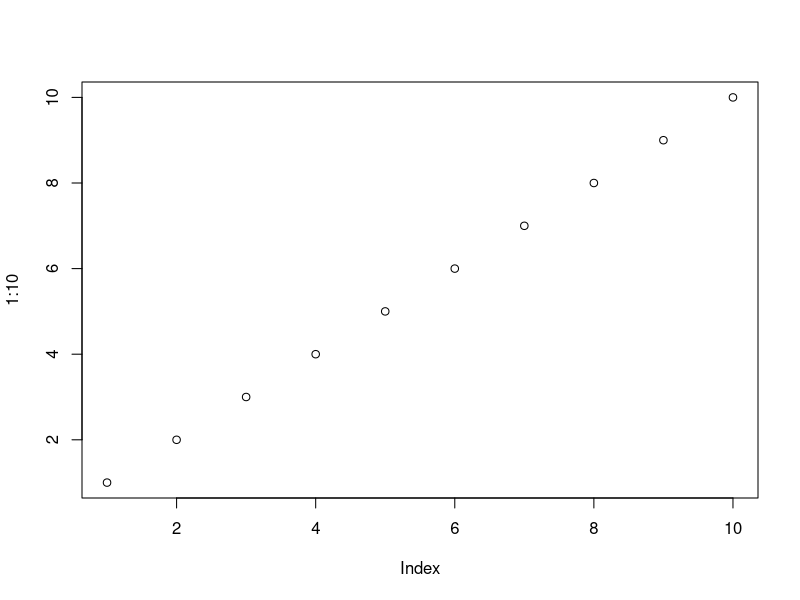
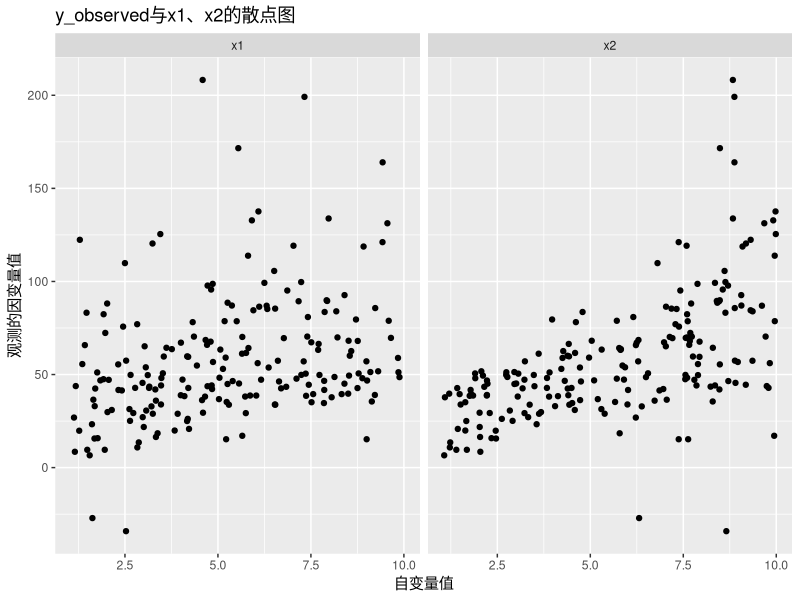
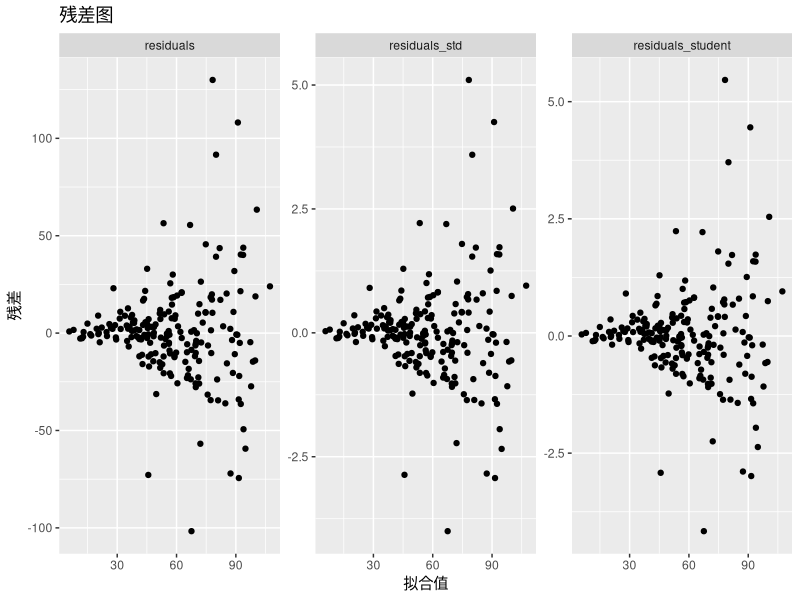
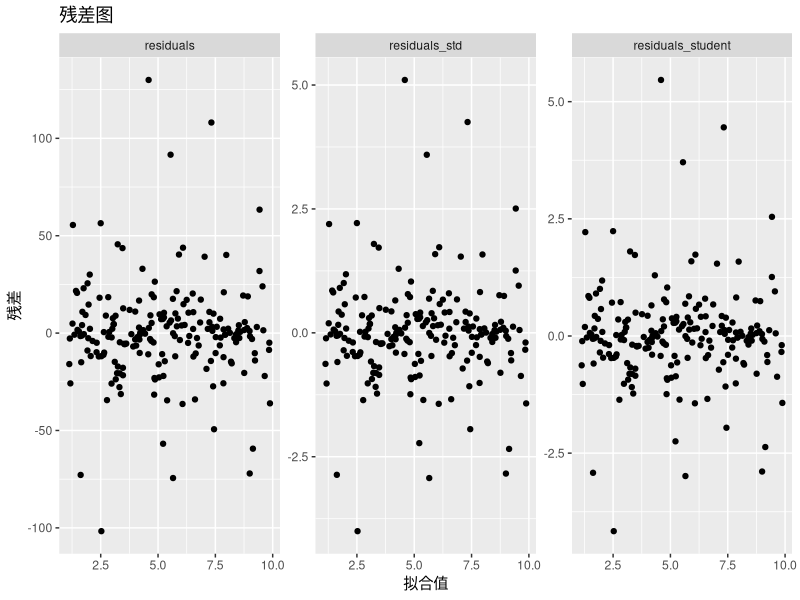
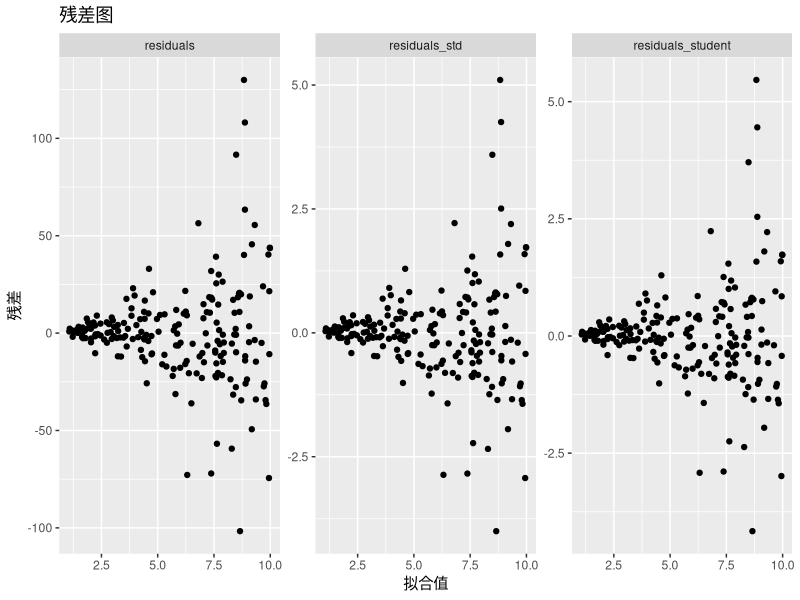

These charts were generated, in order, by the following R code: (Note: this script raises an error after producing the figures.)
## ---- chunk 1
#| code-fold: true
summary(lm(mpg ~ hp, data = mtcars))
## ---- chunk 2
#| echo: false
#| results: hide
plot(1:10)
## ---- chunk 3
summary(cars)
## ---- chunk 4
library(palmerpenguins)
penguins_lm_m0 <- lm(body_mass_g ~ flipper_length_mm, data = penguins)
raw_residuals <- residuals(penguins_lm_m0)
raw_residuals
## ---- chunk 5
fitted_values <- fitted(penguins_lm_m0)
# 这里通过`penguins_lm_m0$model$body_mass_g`获取观测值，而没有从数据框中直接提取，是为了避免NA的影响。
raw_residuals_man <- penguins_lm_m0$model$body_mass_g - fitted_values 
raw_residuals_man
## ---- chunk 6
standardized_residuals <- rstandard(penguins_lm_m0)
standardized_residuals
## ---- chunk 7
n <- nrow(penguins_lm_m0$model)
x <- penguins_lm_m0$model$flipper_length_mm
h_ii <- 1/n + (x - mean(x))^2 / sum((x - mean(x))^2)
sigma_hat <- sqrt(sum(raw_residuals^2) / (n - 2))
standardized_residuals_man <- raw_residuals / (sigma_hat * sqrt(1 - h_ii))
standardized_residuals_man
## ---- chunk 8
sum(abs(standardized_residuals - standardized_residuals_man))
## ---- chunk 9
studentized_residuals <- rstudent(penguins_lm_m0)
studentized_residuals[1]
## ---- chunk 10
# 去掉第一个观测值重新拟合模型
fit_minus_1 <- lm(body_mass_g ~ flipper_length_mm, data = penguins[-1, ])
# 计算新的均方误差
sigma_hat_minus_1 <- sqrt(sum(residuals(fit_minus_1)^2) / (n - 3))
# 计算第一个观测值的学生化残差
t_1 <- raw_residuals[1] / (sigma_hat_minus_1 * sqrt(1 - h_ii[1]))
t_1
## ---- chunk 11
# 你的代码
## ---- chunk 12
# 你的代码
## ---- chunk 13
#你的代码
## ---- chunk 14
library(tidyverse)
set.seed(10) #设置随机种子，生成的随机数可再现
Homework02_dataset_0 <-
  tibble(x1 = runif(200, 1, 10), # 在1到10范围内，生成200个随机数，服从均匀分布（uniform distribution）
         x2 = runif(200, 1, 10),
         y = -10 + x1*5 + x2*7,
         type = sample(factor(c("type1","type2")), size = 200, replace = T), # 生成长度为200的因子向量，随机从两个水平中挑选
         sigma = rnorm(200, mean = 0, sd = 1), # 生成200个随机数，服从正态分布
         noise = if_else(type == "type1", sigma * x2^1.3, sigma*x2^1.8),
         y_observed = y + noise)
## ---- chunk 15
Homework02_dataset_0 |>
  pivot_longer(cols = c(x1, x2), names_to = "x", values_to = "x_value") |>
  ggplot(aes(x = x_value, y = y_observed)) +
  geom_point() +
  facet_wrap(~x) +
  labs(x = "自变量值", y = "观测的因变量值", title = "y_observed与x1、x2的散点图")
## ---- chunk 16
#虽然之前到讲解和演示局限于一元线性回归，但是多元线性回归的建模方法是类似的。
lm_fit <- lm(y_observed ~ x1 + x2, data = Homework02_dataset_0) 
summary(lm_fit)
## ---- chunk 17
# 画出拟合值 vs 残差图，观察是否存在异方差性
resid_df <-
  tibble(
    y_fitted = fitted(lm_fit),
    x_1 = lm_fit$model$x1,
    x_2 = lm_fit$model$x2,
    residuals = residuals(lm_fit),
    residuals_std = rstandard(lm_fit),
    residuals_student = rstudent(lm_fit)
  )
resid_df |>
  pivot_longer(
    cols = c(residuals, residuals_std, residuals_student),
    names_to = "residual_type",
    values_to = "residual_value"
  ) |>
  ggplot(aes(x = y_fitted, y = residual_value)) +
  geom_point() +
  facet_wrap(~residual_type, scales = "free_y") +
  labs(x = "拟合值", y = "残差", title = "残差图")
## ---- chunk 18
# 画出残差与x1、x2的散点图，观察是否存在异方差性
resid_df |>
  pivot_longer(
    cols = c(residuals, residuals_std, residuals_student),
    names_to = "residual_type",
    values_to = "residual_value"
  ) |>
  ggplot(aes(x = x_1, y = residual_value)) +
  geom_point() +
  facet_wrap(~residual_type, scales = "free_y") +
  labs(x = "拟合值", y = "残差", title = "残差图")

resid_df |>
  pivot_longer(
    cols = c(residuals, residuals_std, residuals_student),
    names_to = "residual_type",
    values_to = "residual_value"
  ) |>
  ggplot(aes(x = x_2, y = residual_value)) +
  geom_point() +
  facet_wrap(~residual_type, scales = "free_y") +
  labs(x = "拟合值", y = "残差", title = "残差图")
## ---- chunk 19
library(nlme)
# 定义一个varFunc类函数，假设方差随着x_1的增加而增大
var_func <- varPower(form = ~ x_1)
# 将varFunc类函数加入线性模型中，拟合一个广义线性模型
gls_fit <- gls(y_observed ~ x1 + x2, data = Homework02_dataset_0, weights = var_func)
summary(gls_fit)
